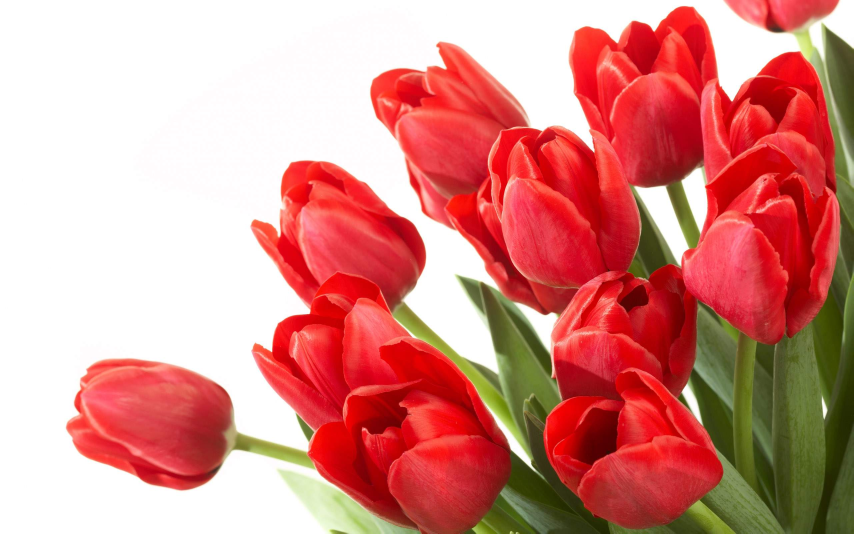
#> input picture gambar_nomor_satu.jpg, 2560 x 1600 px (shown at 1/3 size)
$ python nomor_satu.py
#> lines starting #> are read from the running program, lines starting #| are printed output that depends on the picture
# SOAL NOMOR 1

# Memanggil modul Pillow-8.4.0
from PIL import Image, ImageDraw, ImageFilter, ImageFont

# A - Box Blur dengan radius 1 piksel
##### Membuka berkas citra yang akan diolah
pic = Image.open('gambar_nomor_satu.jpg')
#> pic is the input picture: PIL image 2560x1600 RGB; mean R, G, B 215.4, 140.9, 134.5
##### Melakukan proses Box Blur dengan radius 1 piksel
blurred_pic = pic.filter(ImageFilter.BoxBlur(1))
##### Melakukan inisialisasi gambar yang sudah di blur ke variabel "draw"
draw = ImageDraw.Draw(blurred_pic)

# B - Menambahkan tulisan NAMA dan NIM ke dalam citra hasil blur
##### Inisialisasi tipe font yang akan digunakan beserta ukurannya
font_family = ImageFont.truetype("Shizuru-Regular.ttf", 120)
##### Proses menempatkan tulisan NAMA dan NIM ke dalam citra
draw.text((123,456), "RIVALTINO ARRON_32180050", (7, 8, 9), font=font_family)

# C - Menyimpan citra dengan format ".jpeg" dan dengan kualitas "web_maximum"
blurred_pic.save("hasil_nomor_satu.jpeg", quality="web_maximum")
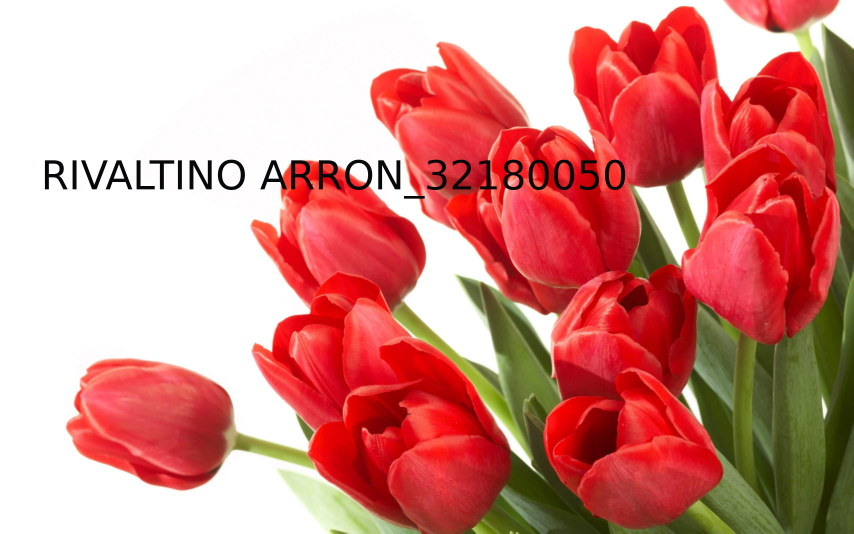
#> saved as hasil_nomor_satu.jpeg: PIL image 2560x1600 RGB (shown at 1/3 size); mean R, G, B 212.6, 139.2, 132.8

# Menampilkan citra yang sudah diolah
blurred_pic.show()

$ run again, with border.png saved as gambar_nomor_satu.jpg
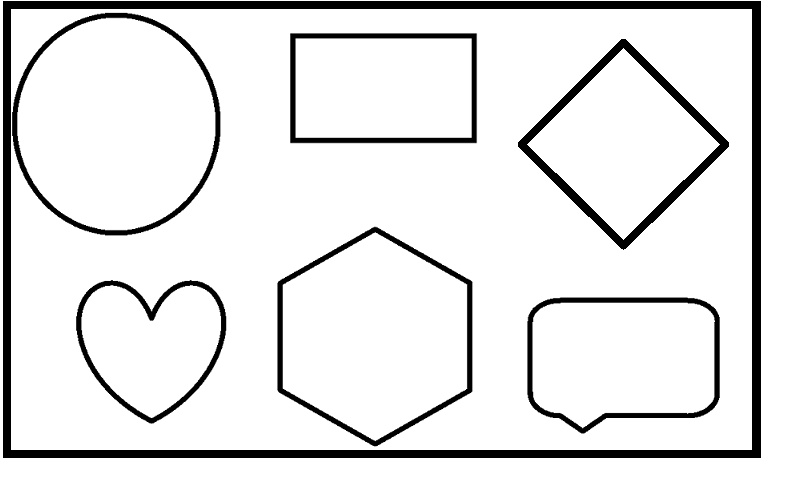
#> input picture border.png, 795 x 481 px
#> pic is the input picture: PIL image 795x481 RGB; min 0, max 255, mean 228.8
#> `blurred_pic = pic.filter(ImageFilter.BoxBlur(1))`:
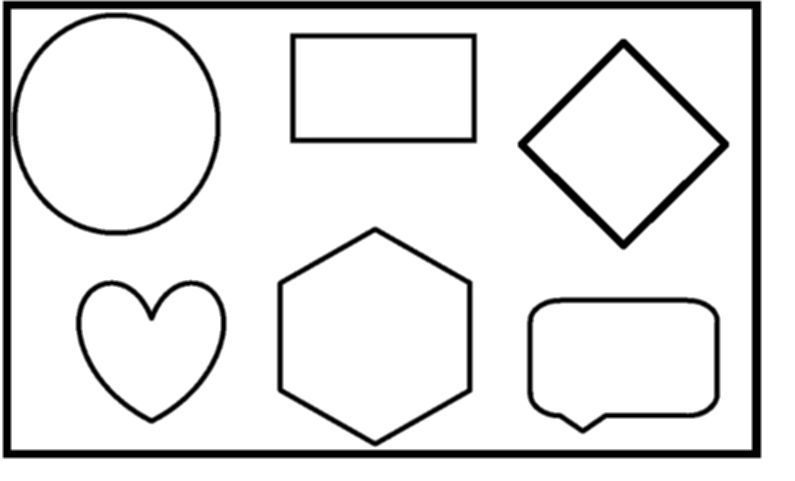
#> blurred_pic: PIL image 795x481 RGB; min 0, max 255, mean 228.8
